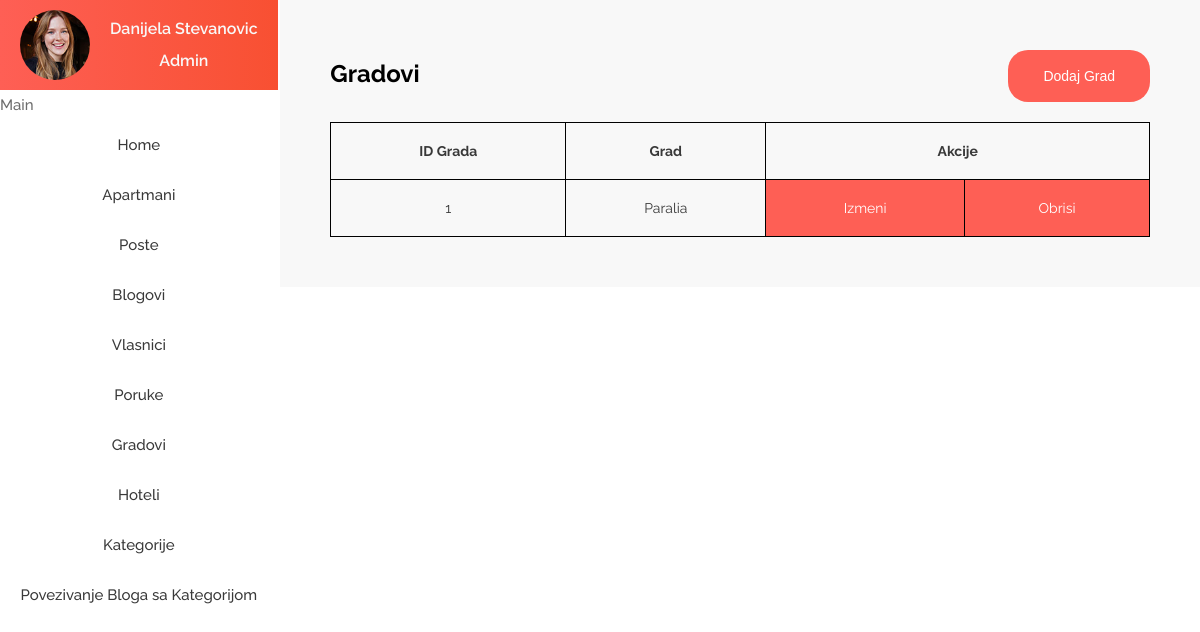
Page /cms/showGradovi.php on the earlier database version.
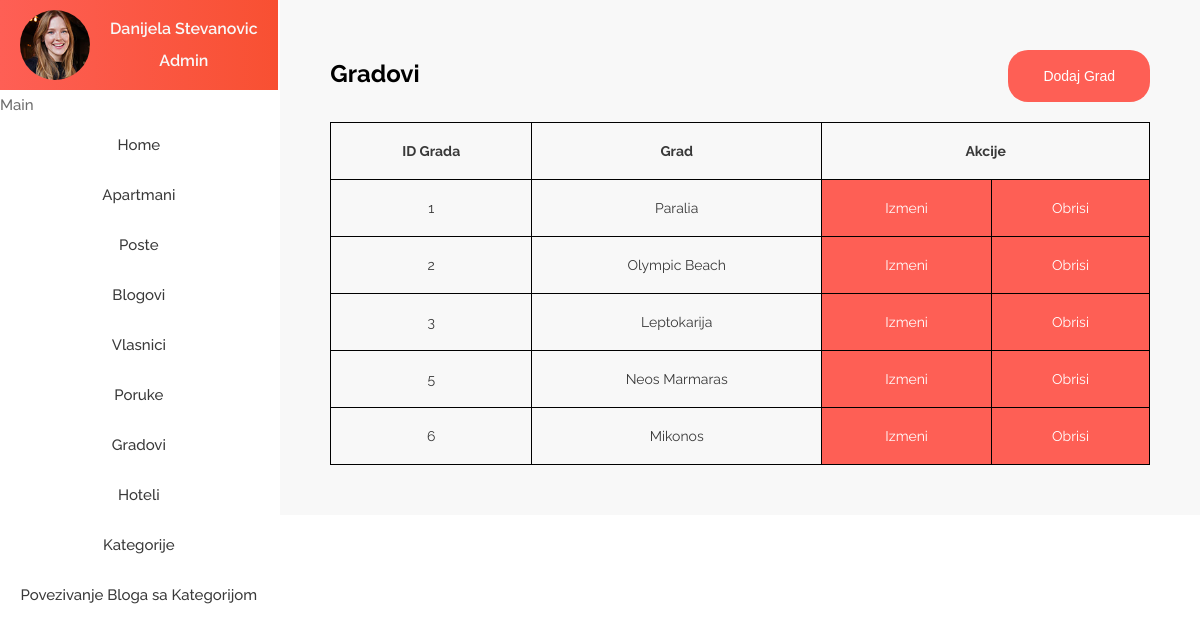
Same page on the later database version.
### tables this page shows
CREATE TABLE `gradovi` (
  `idGrada` int(4) NOT NULL,
  `nazivGrada` varchar(25) NOT NULL
);

### cms/showGradovi.php (the view, shortened to what this page needs)
<?php
include "../includes/header.php";
include "includes/admin_side.php";
include "funkcije.php";
$query = "SELECT `idGrada`, `nazivGrada` FROM `gradovi`";
$res = mysqli_query($con, $query);
?>
<div class="admin__content">
    <div class="apartmani">
        <div class="apartmani__tekst">
            <span class="span-bold">Gradovi</span>
            <button class="btn" onclick="window.location.href='addGradovi'">Dodaj Grad</button>
        </div>
        <table class="apartmani__table">
            <tr>
                <th>ID Grada</th>
                <th>Grad</th>
                <th colspan="2">Akcije</th>
            </tr>
            <?php
            while ($row = mysqli_fetch_assoc($res)) {
                $id = $row['idGrada'];
                $grad = $row['nazivGrada'];
            ?>
                <tr>
                    <td><?php echo $id ?></td>
                    <td><?php echo $grad ?></td>
                    <?php addAkcije('editGradovi', $id) ?>
                </tr>
            <?php } ?>
        </table>
    </div>
</div>

### cms/funkcije.php (shortened to what this page needs)
<?php
function addAkcije($location, $id)
{
?>
    <td class="admin__td"><a onclick="window.location.href = `<?php echo $location ?>.php?id=${<?php echo $id ?>}`" href="#" class="admin__akcije">Izmeni</a></td>
    <td class="admin__td"><a onclick="window.location.href = `?id=${<?php echo $id ?>}`" href="#" class="admin__akcije">Obrisi</a></td>
    <?php
}
    ?>

Differences in the rows shown:
added gradovi: idGrada "2", nazivGrada "Olympic Beach"
added gradovi: idGrada "3", nazivGrada "Leptokarija"
added gradovi: idGrada "5", nazivGrada "Neos Marmaras"
added gradovi: idGrada "6", nazivGrada "Mikonos"
